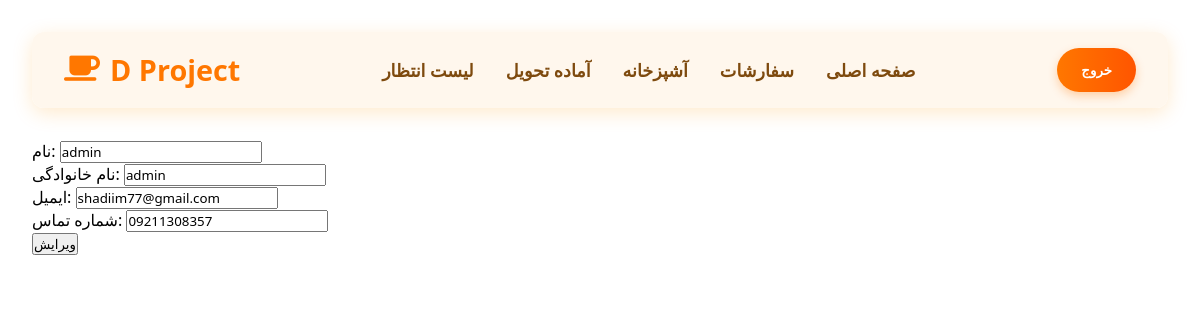
The page /accounts/edit/profile/ (signed in) on the database its author committed.
### accounts/models.py (models this page shows, shortened)
class User(AbstractBaseUser):
    first_name = models.CharField(max_length=50)
    last_name = models.CharField(max_length=50)
    position = models.CharField(max_length=50)
    email = models.EmailField()
    phone_number = models.CharField(max_length=11, unique=True)
    is_active = models.BooleanField(default=True)
    is_admin = models.BooleanField(default=False)
    created_at = models.DateTimeField(auto_now_add=True)
    updated_at = models.DateTimeField(auto_now=True)
    USERNAME_FIELD = 'phone_number'
    REQUIRED_FIELDS = ['first_name', 'last_name', 'email']
    objects = UserManager()

### accounts/views.py (the view)
# urls.py: path('edit/profile/', views.edit_profile, name='edit_profile'),
def edit_profile(request):
    if request.method == "POST":
        form = EditProfile(request.POST, instance=request.user)
        if form.is_valid():
            form.save()
            return redirect('accounts:profile')
    else:
        form = EditProfile(instance=request.user)
    return render(request, 'accounts/edit_profile.html',
                  {'form': form})

### accounts/forms.py
class EditProfile(BaseModelForm):
    class Meta:
        model = User
        fields = ('first_name', 'last_name', 'email', 'phone_number')
        labels = {
            'first_name': 'نام',
            'last_name': 'نام خانوادگی',
            'email': 'ایمیل',
            'phone_number': 'شماره تماس',
        }

### accounts/templates/accounts/edit_profile.html (shortened to what this page needs)
{% extends 'base.html' %}
{% load static %}
{% block css %}
    <link rel="stylesheet" href="{% static 'accounts/edit_profile.css' %}">
{% endblock %}
{% block body %}
<form method="POST" enctype="multipart/form-data">
{{ form }}
<button type="submit">ویرایش</button>
</form>
{% endblock %}

### static/base.css (style rules this page uses)
* { margin: 0; padding: 0; box-sizing: border-box; font-family: 'Segoe UI', Tahoma, Geneva, Verdana, sans-serif; }
body { min-height: 100vh; display: flex; flex-direction: column; align-items: center; padding: 2rem; }

### rows shown on the page
User: first_name "admin", last_name "admin", email "shadiim77@gmail.com", phone_number "09211308357"
